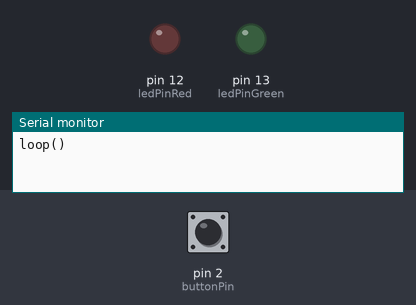
Bench run of a sketch on a simulated Arduino Mega 2560, built with avr-gcc and run on an emulated ATmega2560. On the bench: output pins drawn as LEDs (lit = HIGH), the last lines printed to the serial monitor. The inputs (shaded band) are chosen by the test bench; at power-on: pin 2 (buttonPin) HIGH.

Above: at 1.2 s.
1.3 s: pin 2 (buttonPin) pulled LOW for 3.2 s
At 3.8 s:
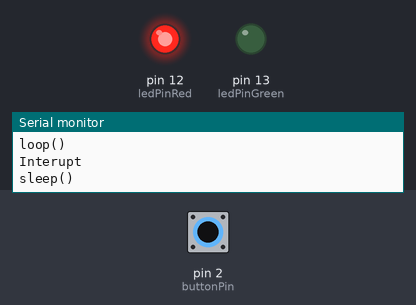
At 7.4 s:
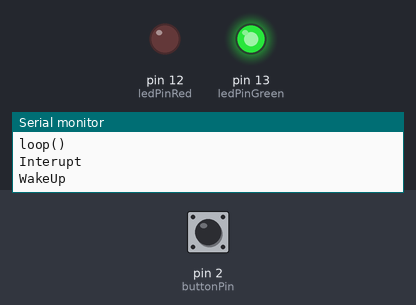
7.5 s: pin 2 (buttonPin) pulled LOW for 0.15 s
At 13.4 s:
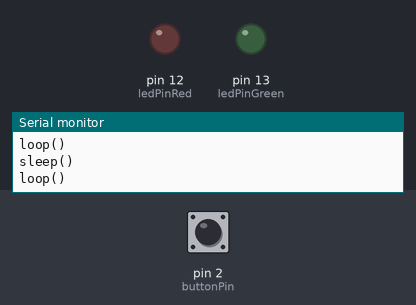
Timing chart, 0 to 14.9 s (numbered marks = the images above; inputs shaded):
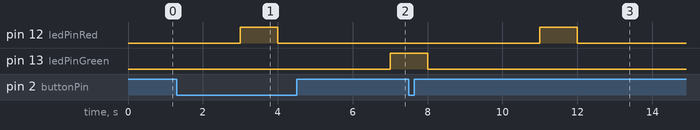

Measured:
- after the input at 1.3 s, pin 12 (ledPinRed): LOW → HIGH after 1.7 s, → LOW 1.0 s later; pin 13 (ledPinGreen): LOW → HIGH after 5.7 s
- after the input at 7.5 s, pin 12 (ledPinRed): LOW → HIGH after 3.5 s, → LOW 1.0 s later

The sketch:

SleepInteruptWake.ino
```cpp
/**
 * SleepInteruptWake
 *
 * Explore Arduino sleep / wake and low power consumption mode(s)
 *
 * Writtem for Arduino Mega 2560
 */

#include <avr/sleep.h>
#include <avr/power.h>


const int ledPinRed = 12;
const int ledPinGreen = 13;
const int buttonPin = 2;

volatile int deviceState = 0;
volatile int interuptState = 0;

// push button appears to cause interupt to fire multiple times, though state change is specified as HIGH
// From the docs:
// Pushbuttons often generate spurious open/close transitions when pressed, due to mechanical and physical issues
// https://www.arduino.cc/en/Tutorial/Debounce
volatile unsigned long lastInterruptMillis;
volatile unsigned long currentMillis;
const unsigned long interruptWaitPeriod = 1000;

void setup()
{

  Serial.begin(19200);

  pinMode(ledPinRed,OUTPUT);
  pinMode(ledPinGreen,OUTPUT);
  pinMode(buttonPin, INPUT_PULLUP);

  attachInterrupt(digitalPinToInterrupt(buttonPin), handleInterupt, HIGH);
}

void loop()
{
  Serial.println("loop()");
  delay(3000);

  // sleep/wake cycle
  //sleepTest();

  // interupt based
  setDeviceState();
}

void handleInterupt()
{
  Serial.println("Interupt");

  currentMillis = millis();
  if ((currentMillis - lastInterruptMillis) > interruptWaitPeriod)
  {
    deviceState ^= 1 << 0;
    interuptState = 1;
  }
  lastInterruptMillis = millis();

}

void setDeviceState()
{

  if (interuptState == 1) // only change device status arriving from interupt
  {
    interuptState = 0;
    (deviceState == 1) ? sleep() : wakeUp();
  }
}

/**
 * For Arduino Mega 2560 see DataSheet
 * https://ww1.microchip.com/downloads/en/devicedoc/atmel-2549-8-bit-avr-microcontroller-atmega640-1280-1281-2560-2561_datasheet.pdf
 * 11. Power Management and Sleep Modes
 *
 */
void sleepTest()
{

  Serial.println("Sleep");
  digitalWrite(ledPinRed,HIGH);
  delay(3000);
  digitalWrite(ledPinRed,LOW);
  delay(1000);
  cli (); // disable interrupts

  enableLowPowerState();

  // sleep_bod_disable (); // not declared

  /**
   * Sleep modes and power consumption:

      SLEEP_MODE_IDLE: 15 mA
      SLEEP_MODE_ADC: 6.5 mA
      SLEEP_MODE_PWR_SAVE: 1.62 mA
      SLEEP_MODE_EXT_STANDBY: 1.62 mA
      SLEEP_MODE_STANDBY : 0.84 mA
      SLEEP_MODE_PWR_DOWN : 0.36 mA

   */
  set_sleep_mode (SLEEP_MODE_PWR_DOWN);
  sleep_enable();
  sei (); // enable interrupts

  //sleep_cpu (); // Mega 2560 does not wake if this is set?


  sleep_disable();
  disableLowPowerState();

  Serial.println("WakeUp");
  digitalWrite(ledPinGreen,HIGH);
  delay(3000);
  digitalWrite(ledPinGreen,LOW);
  delay(1000);

}

void sleep()
{
  Serial.println("sleep()");
  digitalWrite(ledPinRed,HIGH);
  delay(1000);
  digitalWrite(ledPinRed,LOW);

  cli (); // disable interrupts
  enableLowPowerState();
  set_sleep_mode (SLEEP_MODE_PWR_DOWN);
  sleep_enable();
  sei (); // enable interrupts

}

void wakeUp()
{
  sleep_disable();
  disableLowPowerState();

  Serial.println("WakeUp");
  digitalWrite(ledPinGreen,HIGH);
  delay(1000);
  digitalWrite(ledPinGreen,LOW);

}

void enableLowPowerState()
{

  // set all pins to LOW
  for (int i = 0; i <= 53; i++) {
    //digitalWrite(i, LOW);
  }

  power_adc_disable();
  power_spi_disable();
  power_usart0_disable();
  power_usart1_disable();
  power_usart2_disable();
  power_timer1_disable();
  power_timer2_disable();
  power_timer3_disable();
  power_timer4_disable();
  power_timer5_disable();
  power_twi_disable();

}


void disableLowPowerState()
{
  digitalWrite(13, LOW); // enable internal LED

  power_adc_enable();
  power_spi_enable();
  power_usart0_enable();
  power_usart1_enable();
  power_usart2_enable();
  power_timer1_enable();
  power_timer2_enable();
  power_timer3_enable();
  power_timer4_enable();
  power_timer5_enable();
  power_twi_enable();

}
```
